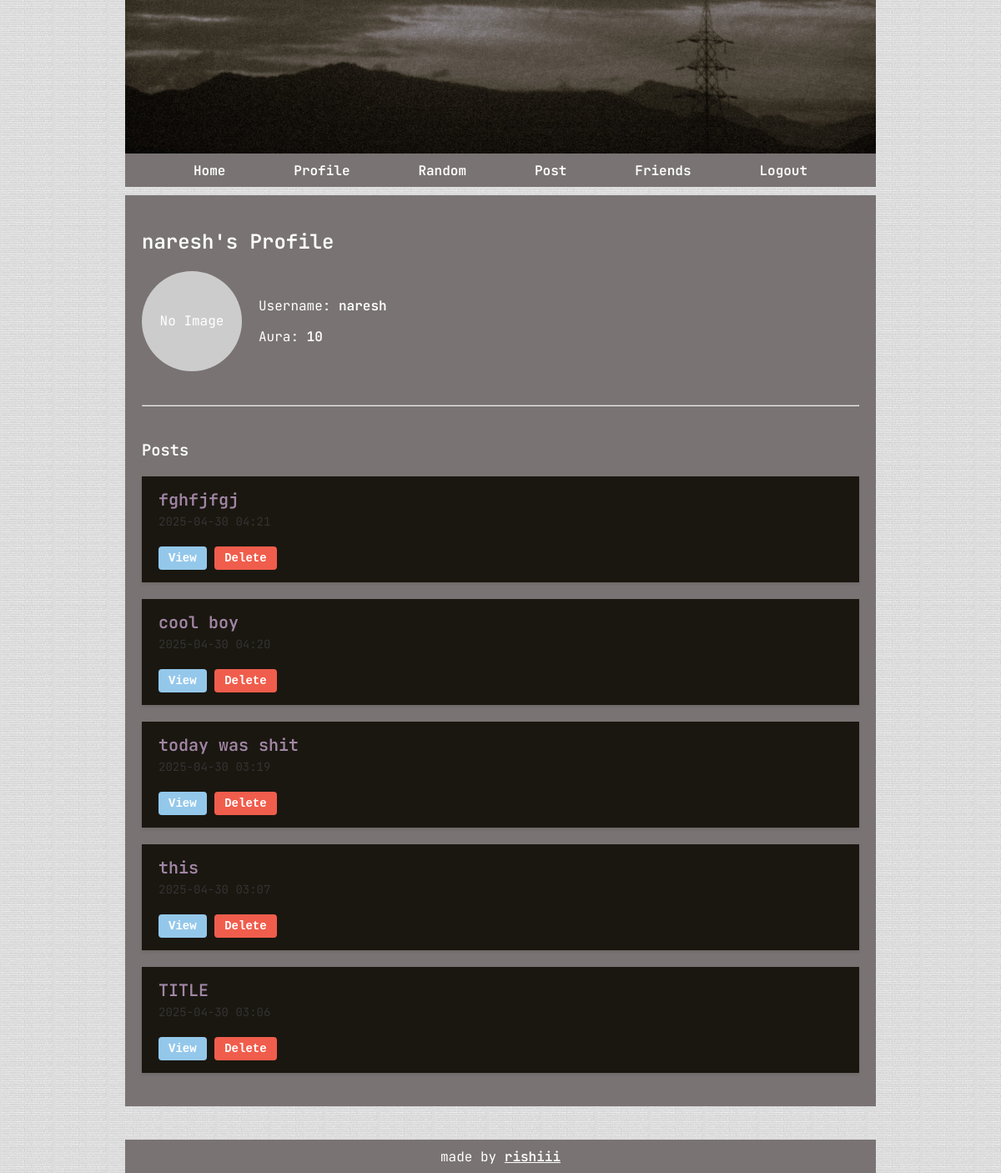
/profile/3 (signed in), run on the app's committed database.
### tables this page shows
CREATE TABLE users (
                        id INTEGER PRIMARY KEY AUTOINCREMENT,
                        username TEXT UNIQUE NOT NULL,
                        password TEXT NOT NULL
                    , profile_pic TEXT, aura INTEGER DEFAULT 100, email TEXT, is_verified INTEGER DEFAULT 0);

CREATE TABLE posts (
                        id INTEGER PRIMARY KEY AUTOINCREMENT,
                        title TEXT NOT NULL,
                        content TEXT NOT NULL,
                        date TEXT NOT NULL,
                        user_id INTEGER NOT NULL, image TEXT,
                        FOREIGN KEY (user_id) REFERENCES users(id)
                    );

### app.py (the view, shortened to what this page needs)
@app.route('/profile/<int:user_id>', methods=['GET', 'POST'])
def view_profile(user_id):
    db = get_db()
    is_owner = session.get('user_id') == user_id
    user = db.execute('SELECT * FROM users WHERE id = ?', (user_id,)).fetchone()
    posts = db.execute('SELECT * FROM posts WHERE user_id = ? ORDER BY date DESC', (user_id,)).fetchall()
    return render_template('profile.html', user=user, posts=posts, is_owner=is_owner)

### app.py (called while the page is built)
def get_db():
    db = getattr(g, '_database', None)
    if db is None:
        db = g._database = sqlite3.connect(DATABASE)
        db.row_factory = sqlite3.Row
    return db

@app.teardown_appcontext
def close_connection(exception):
    db = getattr(g, '_database', None)
    if db is not None:
        db.close()

### templates/profile.html (shortened to what this page needs)
{% extends "base.html" %}
{% block content %}
<h2>{{ user.username }}'s Profile</h2>
<div style="display: flex; align-items: center; gap: 20px; margin-bottom: 30px;">
    {% if user.profile_pic %}
        <img src="{{ url_for('static', filename=user.profile_pic) }}"
             alt="Profile Picture"
             style="width: 120px; height: 120px; object-fit: cover; border-radius: 50%; " />
    {% else %}
        <div style="width: 120px; height: 120px; background: #ccc; border-radius: 50%; line-height: 120px; text-align: center;">
            No Image
        </div>
    {% endif %}
    <div>
        <p>Username: <strong>{{ user.username }}</strong> </p>
        <p>Aura: <strong>{{ user.aura }}</strong> </p>
    </div>
</div>
<hr style="margin: 40px 0;">
<h3>Posts</h3>
{% if posts %}
    {% for post in posts %}
        <div class="post-card">
        <h3>{{ post.title }}</h3>
        <p>{{ post.date }}</p> &nbsp;
        <div class="post-buttons">
            <button type="submit" style="background-color: #94c8eb; color: white; border: none; padding: 6px 12px; border-radius: 4px; cursor: pointer;">
                View
              </button>
            <button type="submit" style="background-color: #f05d4c; color: white; border: none; padding: 6px 12px; border-radius: 4px; cursor: pointer;">
                Delete
              </button>
        </div>
        </div>
    {% endfor %}
{% else %}
    <p>No posts yet.</p>
{% endif %}
{% endblock %}

### static/styles.css (style rules this page uses)
:root { --header-image: url('cover.JPG'); --body-bg-image: url('sandy.jpg'); --content: #000000; }
body { font-family: 'Nunito', sans-serif; margin: 0; background-color: #ffffff; background-size: 65px; color: #ffffff; background-image: var(--body-bg-image); }
* { box-sizing: border-box; }
h1, h2, h3 { color: #ffffff; }
strong { color: #ffffff; }
.post-card { background-color: #1a1710; padding: 15px 20px; margin-bottom: 20px; box-shadow: 0 2px 4px rgba(0, 0, 0, 0.1); }
.post-card h3 { margin: 0 0 4px 0; color: #A186A5; font-size: 20px; }
.post-card p { margin: 0; font-size: 14px; color: #333; }
button, input[type="submit"] { background-color: #555; color: #fff; padding: 8px 16px; font-family: monospace; font-weight: bold; font-size: 14px; border: none; border-radius: 4px; cursor: pointer; transition: background-color 0.3s ease; }

### data on the page
users: username "naresh", aura "10"
posts: title "fghfjfgj", date "2025-04-30 04:21"
posts: title "cool boy", date "2025-04-30 04:20"
posts: title "today was shit", date "2025-04-30 03:19"
posts: title "this", date "2025-04-30 03:07"
posts: title "TITLE", date "2025-04-30 03:06"
